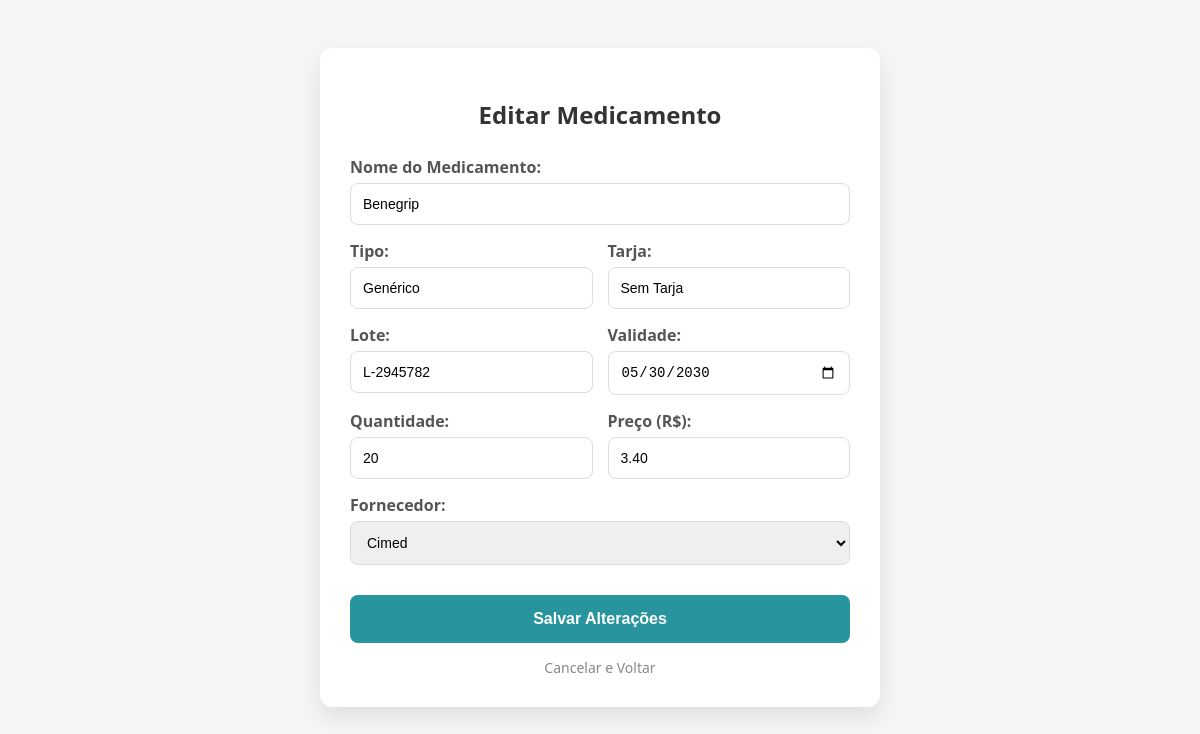
Screenshot of /frontend/estoque_editar.php?id=1212123 with the database file from the repository.
### tables this page shows
CREATE TABLE `medicamentos` (
  `id_medicamento` varchar(10) NOT NULL,
  `nome` varchar(100) NOT NULL,
  `tipo` varchar(50) DEFAULT NULL,
  `tarja` varchar(20) DEFAULT NULL,
  `lote` varchar(50) DEFAULT NULL,
  `validade` date DEFAULT NULL,
  `quantidade` int(11) DEFAULT 0,
  `preco` decimal(10,2) DEFAULT NULL,
  `id_fornecedor` int(11) DEFAULT NULL
);

### frontend/estoque_editar.php (the view, shortened to what this page needs)
<?php
require_once '../conexao/conexao.php';
if (isset($_GET['id'])) {
    $id = $_GET['id'];
    $stmt = $conn->prepare("SELECT * FROM medicamentos WHERE id_medicamento = ?");
    $stmt->bind_param("s", $id);
    $stmt->execute();
    $res = $stmt->get_result();
    $f = $res->fetch_assoc();
} else {
    header("Location: tela_usuario.php");
    exit;
}
?>
<!DOCTYPE html>
<html lang="pt-br">
<head>
    <link rel="stylesheet" href="../css/editar_estoque.css">
</head>
<body>
<div class="card">
    <h2>Editar Medicamento</h2>
    <form action="../backend/estoque_update.php" method="POST">
        <label>Nome do Medicamento:</label>
        <input type="text" name="nome" value="<?php echo htmlspecialchars($f['nome']); ?>" required>
        <div class="row">
            <div class="field">
                <label>Tipo:</label>
                <input type="text" name="tipo" value="<?php echo htmlspecialchars($f['tipo']); ?>" placeholder="Ex: Genérico" required>
            </div>
            <div class="field">
                <label>Tarja:</label>
                <input type="text" name="tarja" value="<?php echo htmlspecialchars($f['tarja']); ?>" placeholder="Ex: Vermelha" required>
            </div>
        </div>
        <div class="row">
            <div class="field">
                <label>Lote:</label>
                <input type="text" name="lote" value="<?php echo htmlspecialchars($f['lote']); ?>" required>
            </div>
            <div class="field">
                <label>Validade:</label>
                <input type="date" name="validade" value="<?php echo $f['validade']; ?>" required>
            </div>
        </div>
        <div class="row">
            <div class="field">
                <label>Quantidade:</label>
                <input type="number" name="quantidade" value="<?php echo $f['quantidade']; ?>" required>
            </div>
            <div class="field">
                <label>Preço (R$):</label>
                <input type="text" name="preco" value="<?php echo number_format($f['preco'], 2, '.', ''); ?>" required>
            </div>
        </div>
        <label>Fornecedor:</label>
        <select name="id_fornecedor" required>
            <?php
            $forn_query = $conn->query("SELECT id_fornecedor, nome_empresa FROM fornecedores ORDER BY nome_empresa ASC");
            while($forn = $forn_query->fetch_assoc()) {
                $selected = ($forn['id_fornecedor'] == $f['id_fornecedor']) ? "selected" : "";
                echo "<option value='{$forn['id_fornecedor']}' $selected>{$forn['nome_empresa']}</option>";
            }
            ?>
        </select>
        <button type="submit" class="btn-save">Salvar Alterações</button>
        <a href="tela_usuario.php" class="btn-cancel">Cancelar e Voltar</a>
    </form>
</div>
</body>
</html>

### css/editar_estoque.css (style rules this page uses)
body { font-family: 'Segoe UI', Tahoma, Geneva, Verdana, sans-serif; background-color: #f4f7f6; display: flex; justify-content: center; padding: 40px; }
.card { background: white; padding: 30px; border-radius: 12px; box-shadow: 0 10px 25px rgba(0,0,0,0.1); width: 100%; max-width: 500px; }
h2 { color: #333; text-align: center; margin-bottom: 25px; font-size: 24px; }
label { display: block; margin-top: 15px; font-weight: 600; color: #555; margin-bottom: 5px; }
input, select { width: 100%; padding: 12px; border: 1px solid #ddd; border-radius: 8px; box-sizing: border-box; font-size: 14px; transition: border-color 0.3s; }
.row { display: flex; gap: 15px; }
.row .field { flex: 1; }
.btn-save { background-color: #28959E; color: white; border: none; padding: 15px; width: 100%; border-radius: 8px; font-weight: bold; font-size: 16px; cursor: pointer; margin-top: 30px; transition: background 0.3s; }
.btn-cancel { display: block; text-align: center; margin-top: 15px; color: #888; text-decoration: none; font-size: 14px; }

### rows the page displays
medicamentos: nome "Benegrip", tipo "Genérico", tarja "Sem Tarja", lote "L-2945782", validade "05/30/2030", quantidade "20", preco "3.40"

### other values shown
form field id_fornecedor "Cimed"
